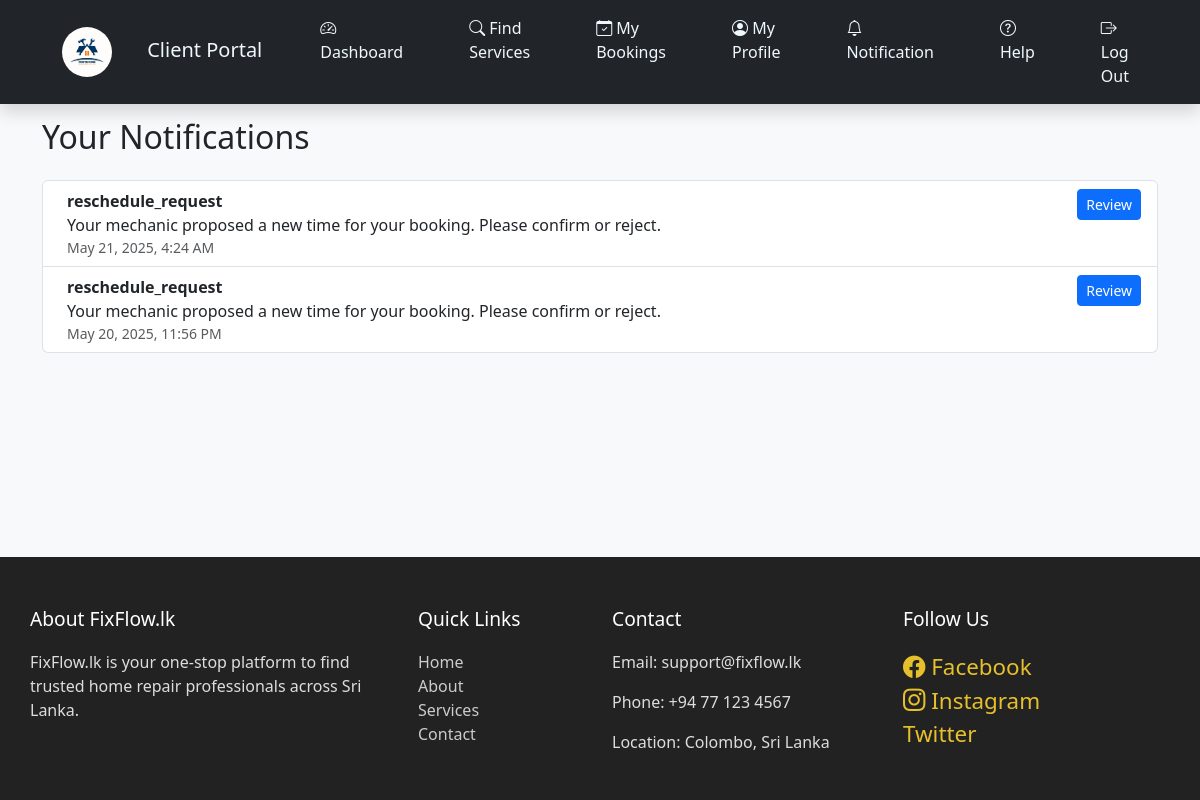
The page /Client/client-notification.php (signed in) on the database its author committed.
### tables this page shows
CREATE TABLE `notifications` (
  `id` int(11) NOT NULL,
  `user_id` int(11) NOT NULL,
  `type` varchar(50) DEFAULT NULL,
  `message` text NOT NULL,
  `related_booking_id` int(11) DEFAULT NULL,
  `is_read` tinyint(1) DEFAULT 0,
  `created_at` timestamp NOT NULL DEFAULT current_timestamp()
);

### Client/client-notification.php (the view, shortened to what this page needs)
<?php
require '../db.php';
$clientId = $_SESSION['user_id'];
$sql = "SELECT * FROM notifications WHERE user_id = ? ORDER BY created_at DESC";
$stmt = $conn->prepare($sql);
$stmt->bind_param("i", $clientId);
$stmt->execute();
$result = $stmt->get_result();
?>
<!DOCTYPE html>
<html lang="en">
<head>
    <link href="https://cdn.jsdelivr.net/npm/bootstrap@5.3.0/dist/css/bootstrap.min.css" rel="stylesheet">
</head>
<body class="bg-light">
<div class="container mt-5">
    <h2 class="mb-4">Your Notifications</h2>
    <?php if ($result->num_rows > 0): ?>
        <ul class="list-group">
            <?php while ($row = $result->fetch_assoc()): ?>
                <li class="list-group-item d-flex justify-content-between align-items-start <?= !$row['is_read'] ? 'list-group-item-warning' : '' ?>">
                    <div class="ms-2 me-auto">
                        <div class="fw-bold"><?= htmlspecialchars($row['type']) ?></div>
                        <?= htmlspecialchars($row['message']) ?>
                        <div class="text-muted small"><?= date('F j, Y, g:i A', strtotime($row['created_at'])) ?></div>
                    </div>
                    <?php if ($row['type'] === 'reschedule_request'): ?>
                        <a href="confirm-reshedule.php?booking_id=<?= $row['related_booking_id'] ?>" class="btn btn-sm btn-primary">Review</a>
                    <?php endif; ?>
                </li>
            <?php endwhile; ?>
        </ul>
    <?php else: ?>
        <div class="alert alert-info">No notifications yet.</div>
    <?php endif; ?>
</div>
</body>
</html>

### Client/client-navbar.css (style rules this page uses)
body { margin:0; padding:0; }
.navbar { display:flex; justify-content: center; background-color:black; width:100%; padding:100px; }
.navbar a { text-decoration: none; margin-right:50px; color:aliceblue }
body { padding-top: 70px; }
.navbar-brand img { height: 50px; border-radius: 50px; width:50px; margin-left: 50px; margin-right: 30px; }

### rows shown on the page
notifications: type "reschedule_request", message "Your mechanic proposed a new time for your booking. Please confirm or reject.", created_at "May 21, 2025, 4:24 AM"
notifications: type "reschedule_request", message "Your mechanic proposed a new time for your booking. Please confirm or reject.", created_at "May 20, 2025, 11:56 PM"
